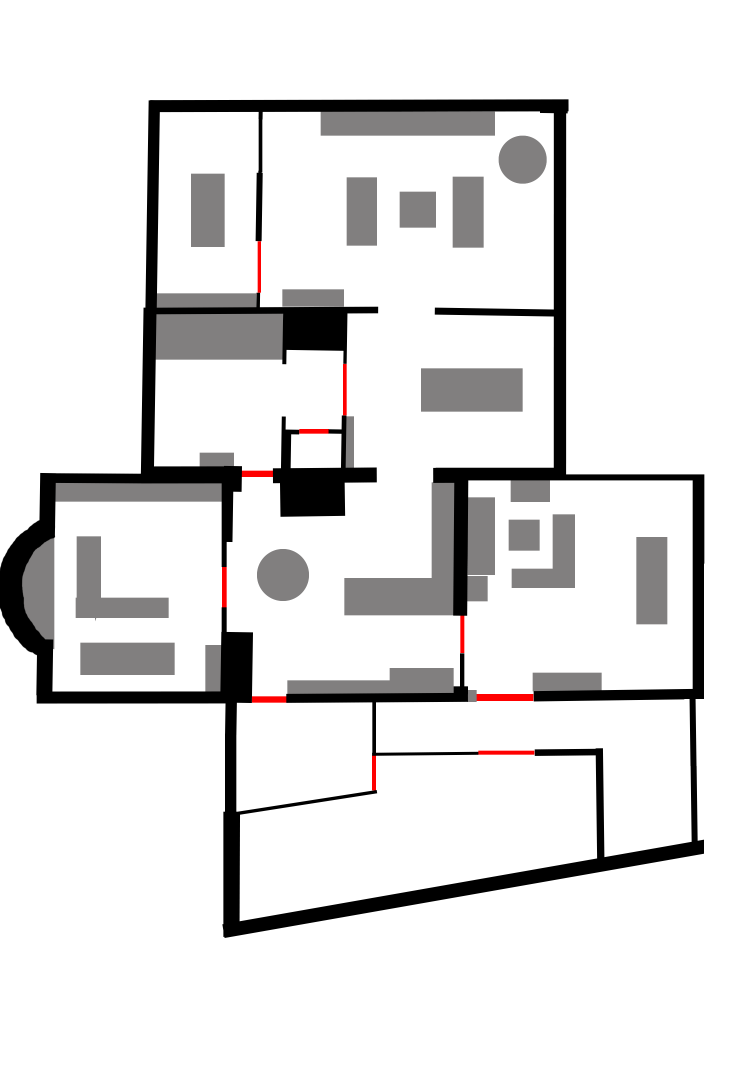
%> input picture particle filter/binnenkaart (copy).png, 2248 x 3236 px (shown at 1/3 size)
$ octave shs_particle_filter_inside_playground.m   (GNU Octave 9; MATLAB toolbox functions it lacks are replaced by stand-ins)
%> lines starting %> are read from the running program, lines starting %| are printed output that depends on the picture; in (x1, y1, x2, y2) boxes, pixels count from 0 and x2, y2 are one past the last pixel; in counts of white or black regions, pixels touching at a corner belong together; the program's own positions count from 1
%% generating particle filter map


% defining the scale of the map
image = imread('binnenkaart (copy).png');
not_white_regions_image  = rgb2gray(image)< 250;
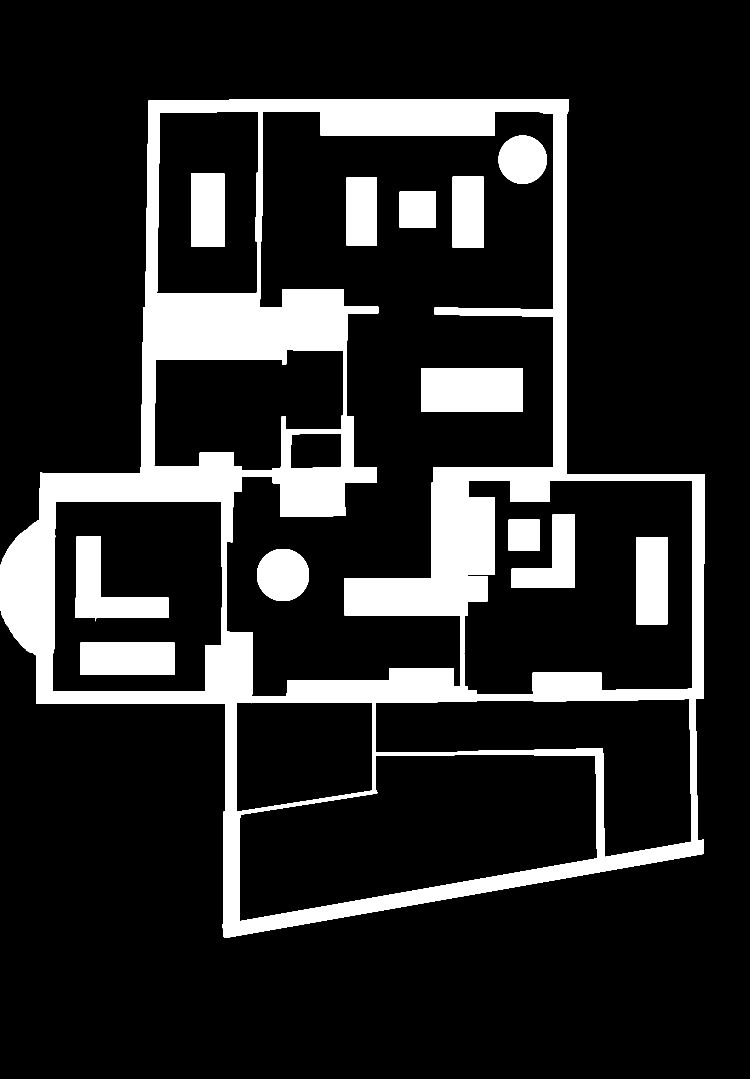
%> not_white_regions_image: size 3236x2248 logical (shown at 1/3 size); 15.5% white; 13 white regions, largest, box (x1, y1, x2, y2) and area: (0, 298, 2114, 2814) 869388, (1263, 1105, 1568, 1235) 39650, (227, 1609, 506, 1864) 30475

[row_size, column_size] = size(not_white_regions_image);
%> row_size = 3236; column_size = 2248

red_regions_image = image(:,:,1)>250 & image(:,:,3)<50 & image(:,:,2)<50 ;
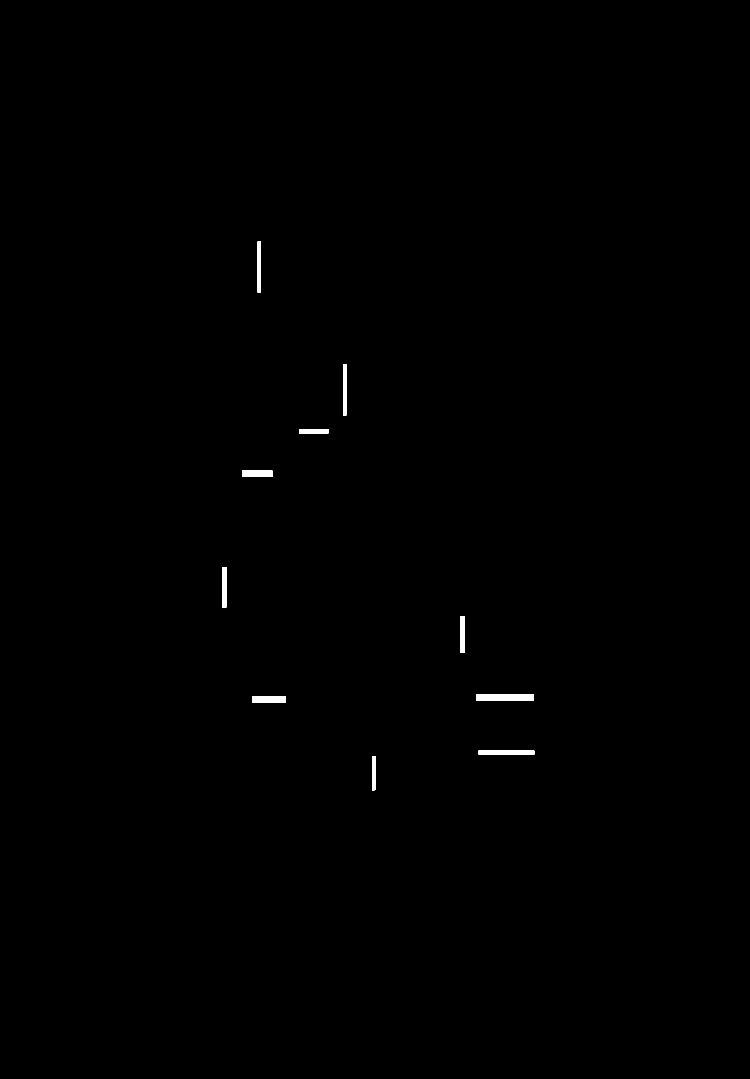
%> red_regions_image: size 3236x2248 logical (shown at 1/3 size); 0.25% white; 10 white regions, largest, box (x1, y1, x2, y2) and area: (1430, 2082, 1600, 2103) 3570, (1435, 2252, 1603, 2264) 2007, (756, 2089, 858, 2108) 1938

walls_image = not_white_regions_image ~= red_regions_image;
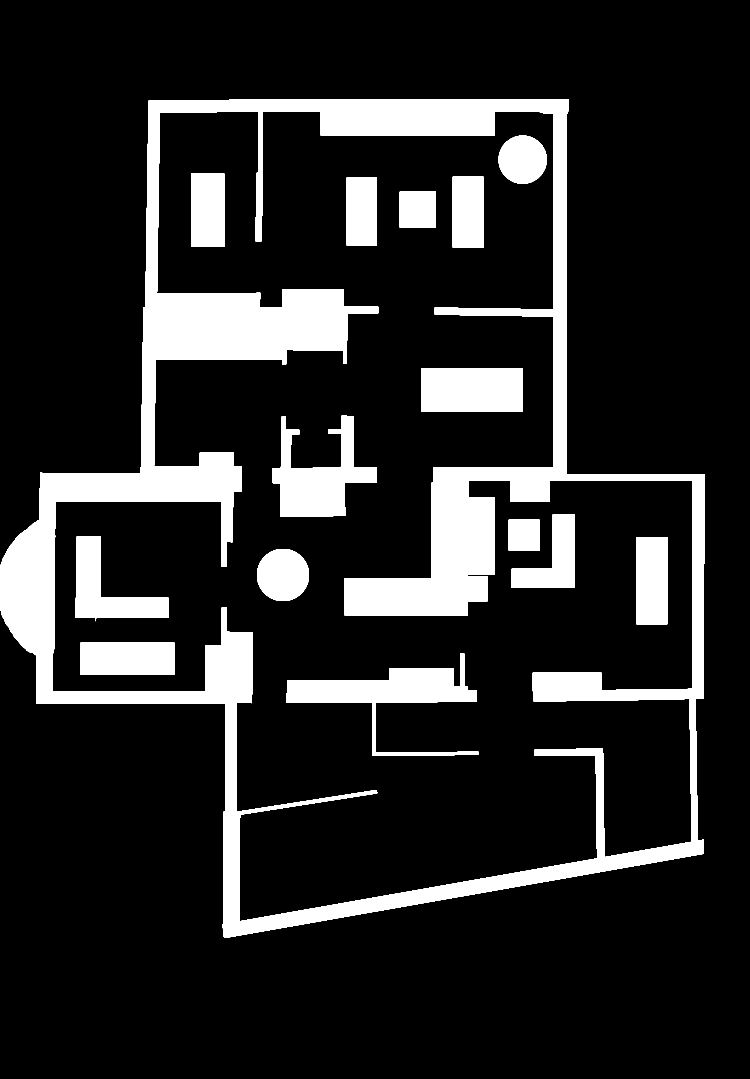
%> walls_image: size 3236x2248 logical (shown at 1/3 size); 15.3% white; 15 white regions, largest, box (x1, y1, x2, y2) and area: (0, 298, 2114, 2814) 757220, (858, 1960, 1436, 2268) 49542, (818, 1246, 1131, 1551) 44653

points_per_meter = 90; %<-- this value was generated through pixel to meter
                       %    conversion inside plotter file

%> (the run ends here)

$ run again, with particle filter/binnenkaart (another copy).png copied over particle filter/binnenkaart (copy).png
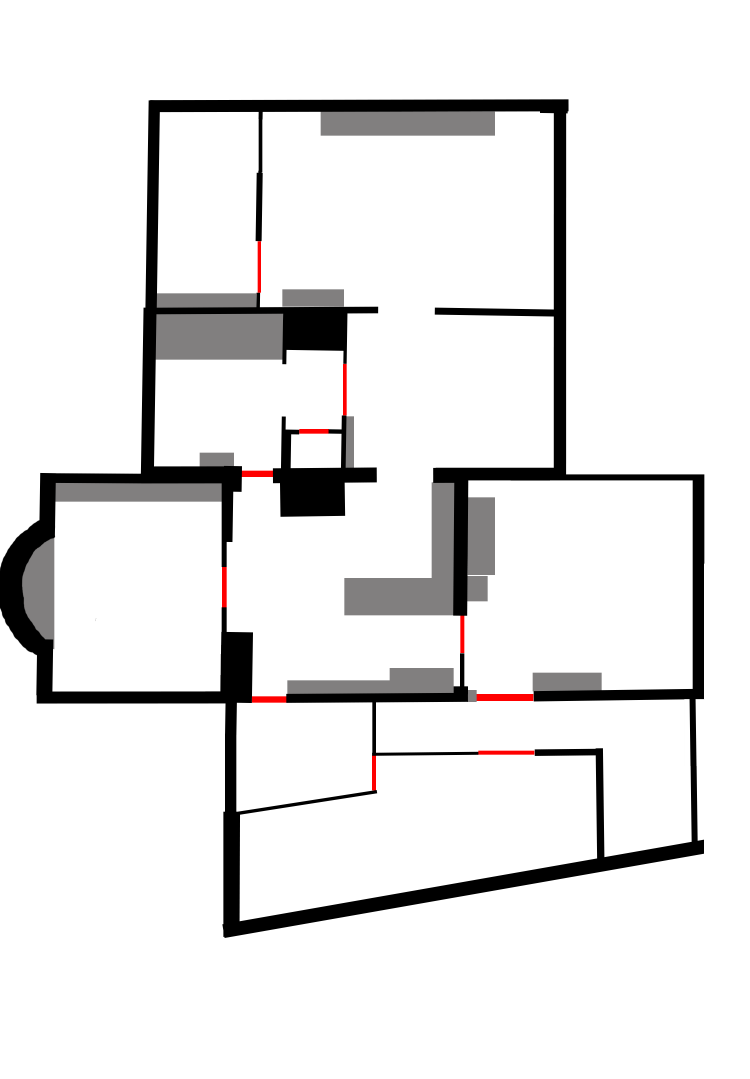
%> input picture particle filter/binnenkaart (another copy).png, 2248 x 3236 px (shown at 1/3 size)
%> `not_white_regions_image  = rgb2gray(image)< 250;`:
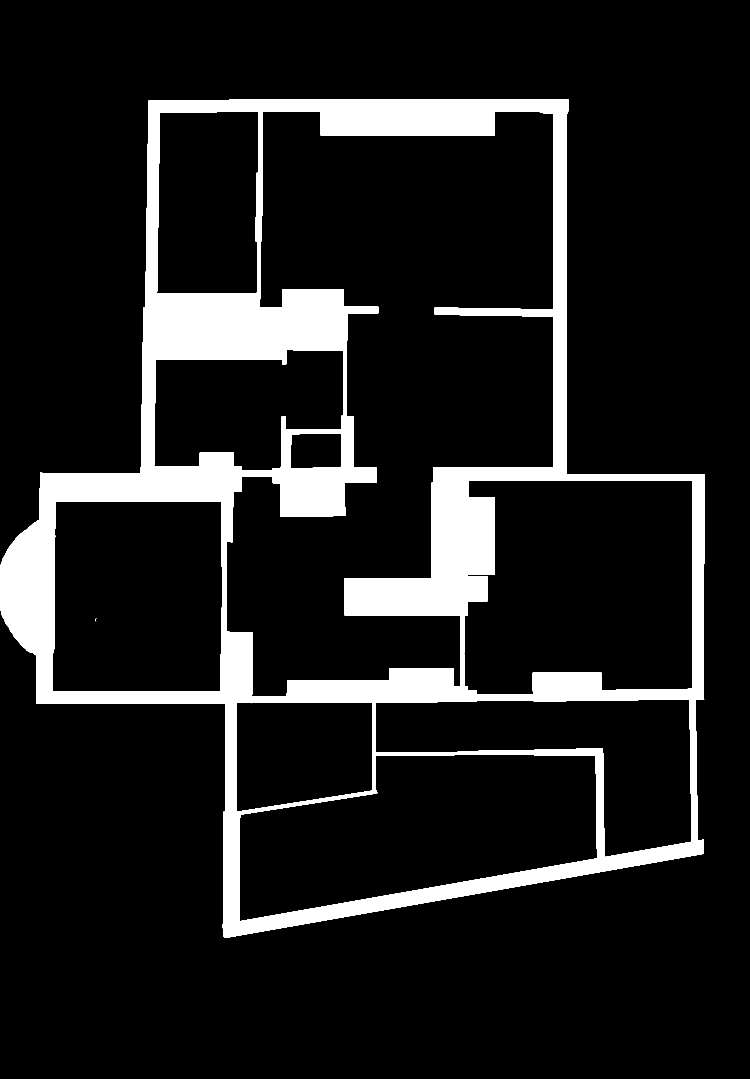
%> not_white_regions_image: size 3236x2248 logical (shown at 1/3 size); 11.8% white; 2 white regions (1 under 20 px), largest, box (x1, y1, x2, y2) and area: (0, 298, 2114, 2814) 855505
%> red_regions_image: size 3236x2248 logical; 0.25% white; 10 white regions, largest, box (x1, y1, x2, y2) and area: (1430, 2082, 1600, 2103) 3570, (1435, 2252, 1603, 2264) 2007, (756, 2089, 858, 2108) 1938
%> `walls_image = not_white_regions_image ~= red_regions_image;`:
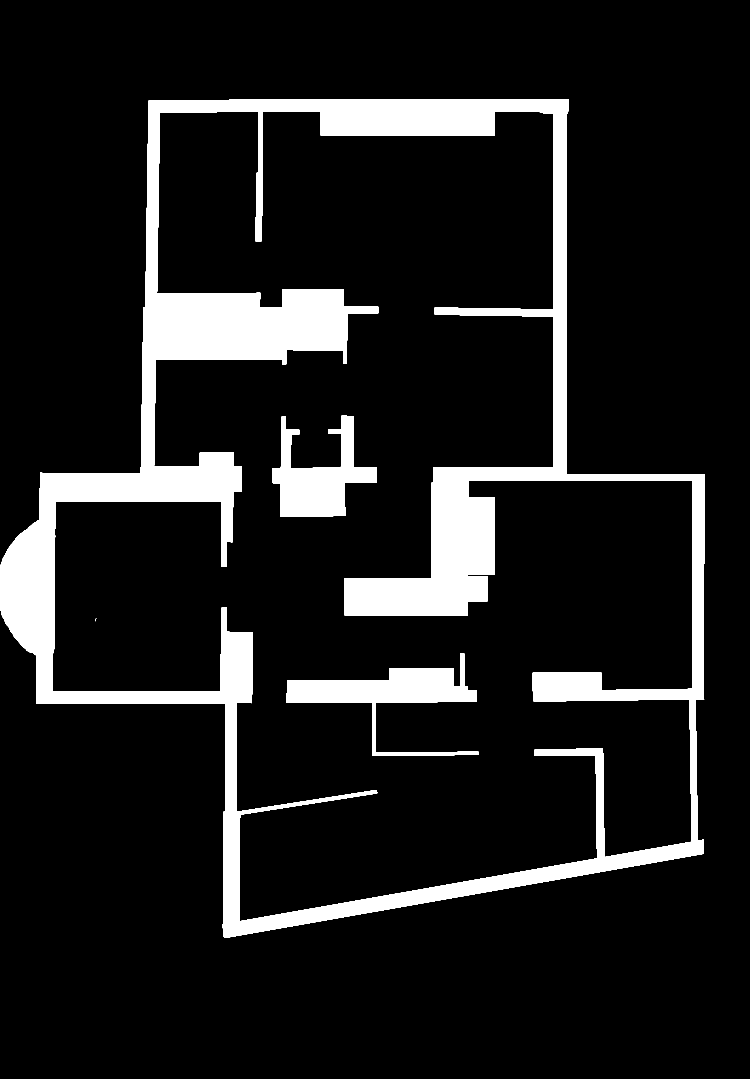
%> walls_image: size 3236x2248 logical (shown at 1/3 size); 11.5% white; 4 white regions (1 under 20 px), largest, box (x1, y1, x2, y2) and area: (0, 298, 2114, 2814) 743337, (858, 1960, 1436, 2268) 49542, (818, 1246, 1131, 1551) 44653

$ run again, with particle filter/binnenkaart.png copied over particle filter/binnenkaart (copy).png
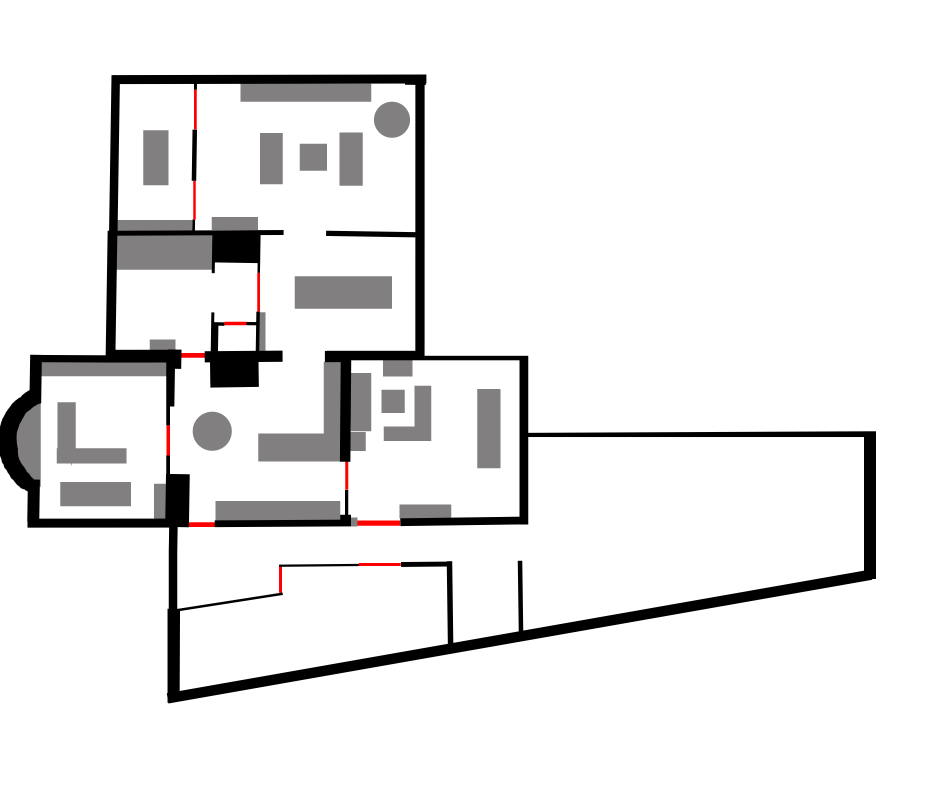
%> input picture particle filter/binnenkaart.png, 3717 x 3240 px (shown at 1/4 size)
%> `not_white_regions_image  = rgb2gray(image)< 250;`:
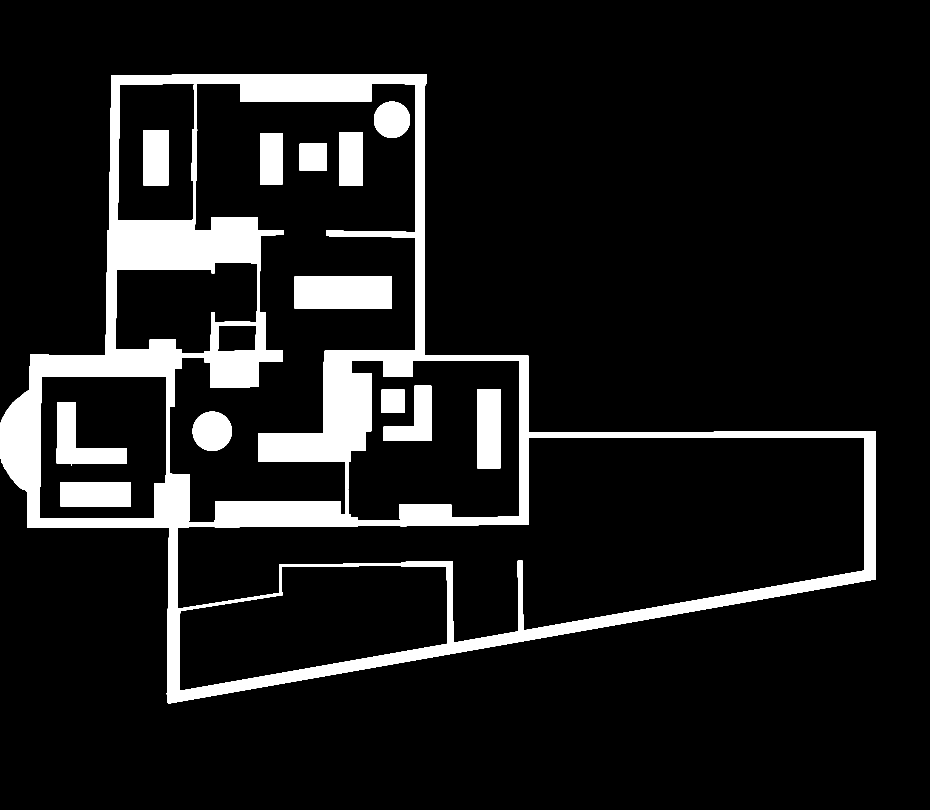
%> not_white_regions_image: size 3240x3717 logical (shown at 1/4 size); 10.5% white; 13 white regions, largest, box (x1, y1, x2, y2) and area: (0, 298, 3504, 2814) 992336, (1179, 1105, 1568, 1235) 50570, (227, 1609, 506, 1864) 30475
%> red_regions_image: size 3240x3717 logical; 0.16% white; 11 white regions, largest, box (x1, y1, x2, y2) and area: (1430, 2082, 1600, 2103) 3570, (1435, 2252, 1603, 2264) 2007, (756, 2089, 858, 2108) 1938
%> `walls_image = not_white_regions_image ~= red_regions_image;`:
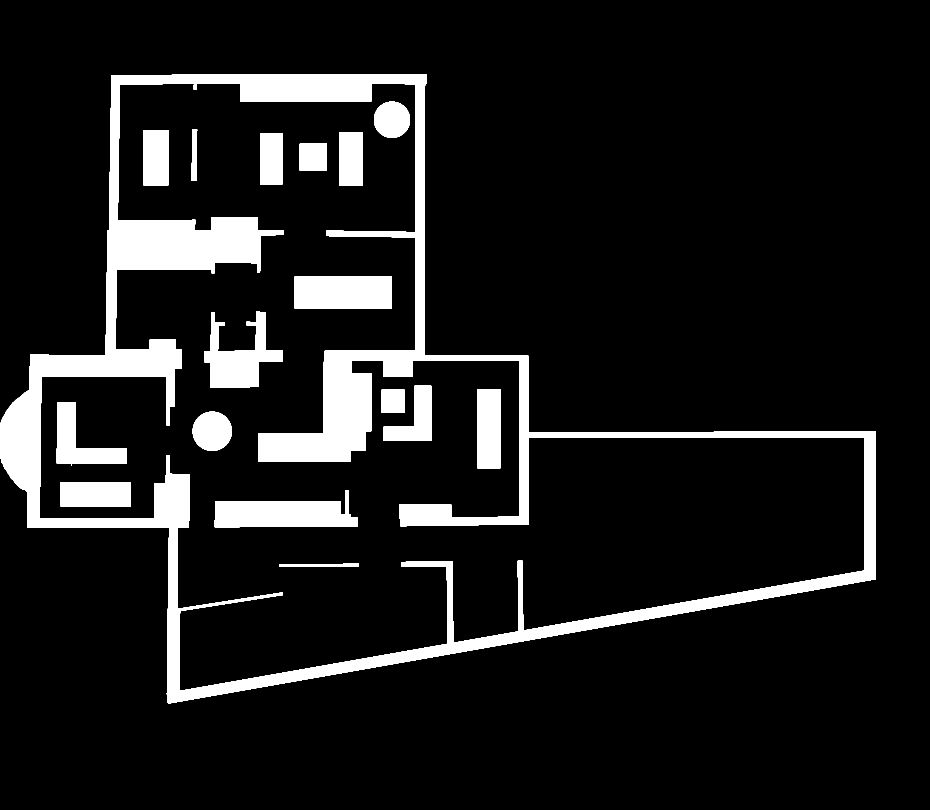
%> walls_image: size 3240x3717 logical (shown at 1/4 size); 10.4% white; 17 white regions, largest, box (x1, y1, x2, y2) and area: (0, 298, 3504, 2814) 864821, (858, 1960, 1430, 2109) 56075, (1179, 1105, 1568, 1235) 50570
